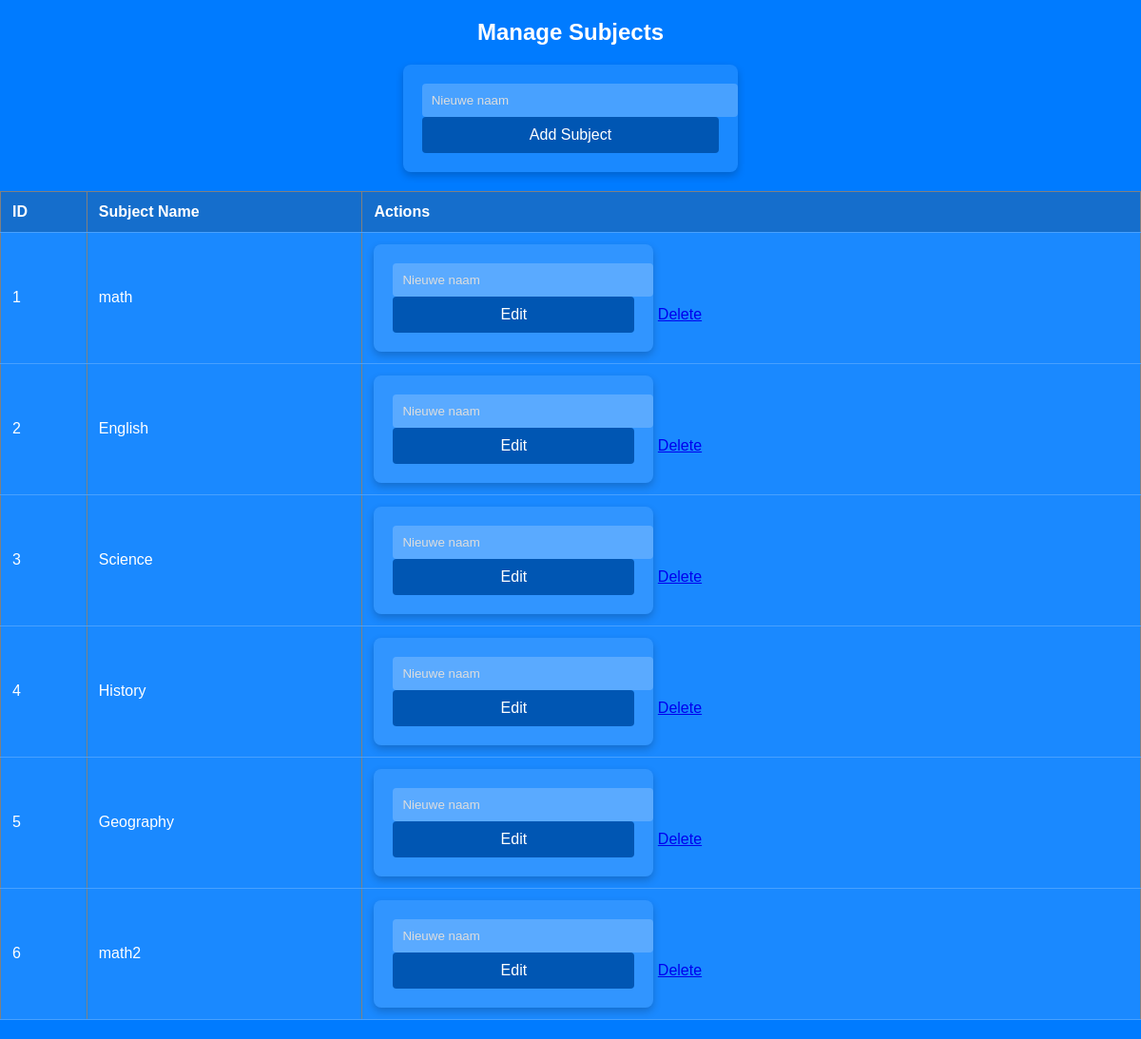
The page /AdminFunctions/manage_subjects.php on the database its author committed.
### tables this page shows
CREATE TABLE `subjects` (
  `id` int(11) NOT NULL,
  `subject_name` varchar(255) NOT NULL,
  `teacher_id` varchar(255) DEFAULT NULL
);

### config.php (called while the page is built, shortened)
<?php
class DatabaseConnection
{
    private $host = 'localhost';
    private $dbname = 'schooldatabase';
    private $username = 'root';
    private $password = '';
    private $pdo;
    private function connect()
    {
        try {
            $dsn = "mysql:host={$this->host};dbname={$this->dbname};charset=utf8";
            $this->pdo = new PDO($dsn, $this->username, $this->password);
            $this->pdo->setAttribute(PDO::ATTR_ERRMODE, PDO::ERRMODE_EXCEPTION);
        } catch (PDOException $e) {
            $this->handleError($e->getMessage());
        }
    }
    public function getPdo()
    {
        return $this->pdo;
    }
}
?>

### AdminFunctions/manage_subjects.php (the view, shortened to what this page needs)
<?php
require_once '../config.php';
$db = new DatabaseConnection();
function fetchSubjects($pdo) {
    $stmt = $pdo->prepare("SELECT * FROM subjects");
    $stmt->execute();
    return $stmt->fetchAll(PDO::FETCH_ASSOC);
}
$subjects = fetchSubjects($db->getPdo());
?>
<!DOCTYPE html>
<html lang="en">
<head>
    <link rel="stylesheet" href="../style.css">
</head>
<body>
    <h2>Manage Subjects</h2>
    <form action="manage_subjects.php" method="POST">
        <input type="text" name="subject_name" placeholder="Nieuwe naam" required>
        <button type="submit" name="add_subject">Add Subject</button>
    </form>
    <table border="1">
        <tr>
            <th>ID</th>
            <th>Subject Name</th>
            <th>Actions</th>
        </tr>
        <?php foreach ($subjects as $subject): ?>
            <tr>
                <td><?php echo $subject['id']; ?></td>
                <td><?php echo $subject['subject_name']; ?></td>
                <td>
                    <form action="manage_subjects.php" method="POST" style="display:inline-block;">
                        <input type="text" name="subject_name" placeholder="Nieuwe naam" required>
                        <button type="submit" name="edit_subject">Edit</button>
                    </form>
                    <a href="manage_subjects.php?delete=<?php echo $subject['id']; ?>" onclick="return confirm('Are you sure you want to delete this subject?');">Delete</a>
                </td>
            </tr>
        <?php endforeach; ?>
    </table>
</body>
</html>

### style.css (style rules this page uses)
body { background-color: #007BFF; color: white; font-family: Arial, sans-serif; margin: 0; padding: 0; display: flex; justify-content: center; align-items: center; min-height: 100vh; flex-direction: column; }
h2 { color: white; margin-bottom: 20px; }
table { width: 100%; border-collapse: collapse; margin: 20px 0; background-color: rgba(255, 255, 255, 0.1); }
table th, table td { padding: 12px; border-bottom: 1px solid rgba(255, 255, 255, 0.2); text-align: left; color: white; }
table th { background-color: rgba(0, 0, 0, 0.2); }
button { background-color: #0056b3; color: white; border: none; padding: 10px 15px; border-radius: 4px; cursor: pointer; font-size: 14px; margin-right: 5px; }
form { background-color: rgba(255, 255, 255, 0.1); padding: 20px; border-radius: 8px; box-shadow: 0 4px 8px rgba(0, 0, 0, 0.2); }
form input[type="text"], form input[type="email"], form input[type="password"] { width: 100%; padding: 10px; border-radius: 4px; border: none; background-color: rgba(255, 255, 255, 0.2); color: white; }
form input[type="text"]::placeholder, form input[type="email"]::placeholder, form input[type="password"]::placeholder { color: #dddddd; }
form button { width: 100%; padding: 10px; border: none; border-radius: 4px; background-color: #0056b3; color: white; font-size: 16px; cursor: pointer; }

### rows shown on the page
subjects: id "1", subject_name "math"
subjects: id "2", subject_name "English"
subjects: id "3", subject_name "Science"
subjects: id "4", subject_name "History"
subjects: id "5", subject_name "Geography"
subjects: id "6", subject_name "math2"
